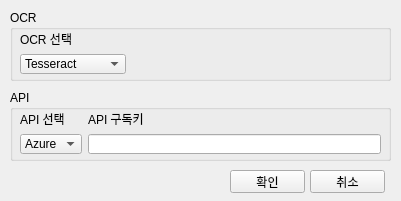
<?xml version="1.0" encoding="UTF-8"?>
<ui version="4.0">
 <class>Form_Settings</class>
 <widget class="QWidget" name="Form_Settings">
  <property name="windowModality">
   <enum>Qt::ApplicationModal</enum>
  </property>
  <property name="geometry">
   <rect>
    <x>0</x>
    <y>0</y>
    <width>401</width>
    <height>201</height>
   </rect>
  </property>
  <property name="minimumSize">
   <size>
    <width>401</width>
    <height>201</height>
   </size>
  </property>
  <property name="maximumSize">
   <size>
    <width>401</width>
    <height>201</height>
   </size>
  </property>
  <property name="windowTitle">
   <string>설정</string>
  </property>
  <property name="windowIcon">
   <iconset resource="ScreenTextTranslator.qrc">
    <normaloff>:/ScreenTextTranslator/Logo.jpg</normaloff>:/ScreenTextTranslator/Logo.jpg</iconset>
  </property>
  <widget class="QGroupBox" name="groupBox">
   <property name="geometry">
    <rect>
     <x>10</x>
     <y>90</y>
     <width>381</width>
     <height>71</height>
    </rect>
   </property>
   <property name="title">
    <string>API</string>
   </property>
   <widget class="QWidget" name="gridLayoutWidget">
    <property name="geometry">
     <rect>
      <x>10</x>
      <y>20</y>
      <width>361</width>
      <height>44</height>
     </rect>
    </property>
    <layout class="QGridLayout" name="gridLayout">
     <item row="0" column="1">
      <widget class="QLabel" name="label_2">
       <property name="text">
        <string>API 구독키</string>
       </property>
      </widget>
     </item>
     <item row="0" column="0">
      <widget class="QLabel" name="label">
       <property name="text">
        <string>API 선택</string>
       </property>
      </widget>
     </item>
     <item row="1" column="0">
      <widget class="QComboBox" name="comboBox_API">
       <item>
        <property name="text">
         <string>Azure</string>
        </property>
       </item>
      </widget>
     </item>
     <item row="1" column="1">
      <widget class="QLineEdit" name="lineEdit_SubscriptionKey"/>
     </item>
    </layout>
   </widget>
  </widget>
  <widget class="QPushButton" name="pushButton_Cancel">
   <property name="geometry">
    <rect>
     <x>310</x>
     <y>170</y>
     <width>75</width>
     <height>23</height>
    </rect>
   </property>
   <property name="text">
    <string>취소</string>
   </property>
  </widget>
  <widget class="QPushButton" name="pushButton_OK">
   <property name="geometry">
    <rect>
     <x>230</x>
     <y>170</y>
     <width>75</width>
     <height>23</height>
    </rect>
   </property>
   <property name="text">
    <string>확인</string>
   </property>
  </widget>
  <widget class="QGroupBox" name="groupBox_2">
   <property name="geometry">
    <rect>
     <x>10</x>
     <y>10</y>
     <width>381</width>
     <height>71</height>
    </rect>
   </property>
   <property name="title">
    <string>OCR</string>
   </property>
   <widget class="QWidget" name="gridLayoutWidget_2">
    <property name="geometry">
     <rect>
      <x>10</x>
      <y>20</y>
      <width>106</width>
      <height>44</height>
     </rect>
    </property>
    <layout class="QGridLayout" name="gridLayout_2">
     <item row="0" column="0">
      <widget class="QLabel" name="label_4">
       <property name="text">
        <string>OCR 선택</string>
       </property>
      </widget>
     </item>
     <item row="1" column="0">
      <widget class="QComboBox" name="comboBox_OCR">
       <item>
        <property name="text">
         <string>Tesseract</string>
        </property>
       </item>
      </widget>
     </item>
    </layout>
   </widget>
  </widget>
 </widget>
 <resources>
  <include location="ScreenTextTranslator.qrc"/>
 </resources>
 <connections>
  <connection>
   <sender>pushButton_Cancel</sender>
   <signal>clicked()</signal>
   <receiver>Form_Settings</receiver>
   <slot>close()</slot>
   <hints>
    <hint type="sourcelabel">
     <x>347</x>
     <y>271</y>
    </hint>
    <hint type="destinationlabel">
     <x>199</x>
     <y>149</y>
    </hint>
   </hints>
  </connection>
 </connections>
</ui>
